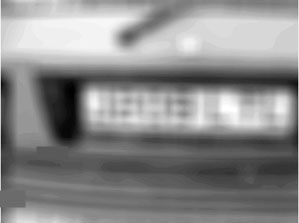
#> input picture EE-556/HW3/code/part1/prb_1.4/blurredplate.jpg, 299 x 223 px
$ python Test_deblur.py   (older library calls are emulated)
#> lines starting #> are read from the running program, lines starting #| are printed output that depends on the picture
import numpy as np
from scipy.fftpack import fft2, fftshift, ifft2
import matplotlib.pyplot as plt
import scipy.sparse as sps
# from scipy.misc import imread
#N.B. This can be deprecated depending on the python version. Use cv2 in this case
import cv2 # if imread does not work for you.

# N.B. You can install cv2 by calling 'conda install opencv' or 'pip install opencv' in the terminal
# If you have incompatibilities with hdf5, you can uninstall it by command line 'conda remove hdf5' or
# 'pip remove hdf5' and then install opencv


from scipy.sparse.linalg import LinearOperator, svds
from pywt import wavedec2, waverec2, coeffs_to_array, array_to_coeffs
from collections import namedtuple
from math import sqrt

import time
import pylab as pl
from IPython import display


# Mappings between n dimensional complex space and 2n dimensional real space
real2comp = lambda x: x[0:x.shape[0]//2] + 1j*x[x.shape[0]//2:]
comp2real = lambda x: np.append(x.real, x.imag)

# Load Data
# x = imread('blurredplate.jpg',flatten=True,mode='F')
x = cv2.imread('blurredplate.jpg' , cv2.IMREAD_GRAYSCALE) # If imread does not work for you
#> x is the input picture: shape (223, 299); min 0, max 255, mean 137.9

x = x[60:188,40:296]
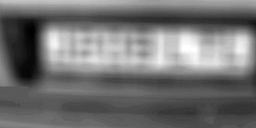
#> x: shape (128, 256); min 0, max 255, mean 114.4
x = x/np.linalg.norm(x,ord=np.inf)
#x = x/np.linalg.norm(x)
imsize1 = x.shape[0]
#> imsize1 = 128
imsize2 = x.shape[1]
#> imsize2 = 256
imsize = imsize1*imsize2
#> imsize = 32768

# Shows the blurred image!
plt.imshow(x, cmap='gray')
#> (this line was passed over: IPython is not available in this run)
plt.show()

# Reshaping operators matrix to vector and vector to matrix
mat = lambda x: np.reshape(x,[imsize1,imsize2])
vec = lambda x: x.flatten()

# Set the measurement vector b
b = comp2real(vec(fft2(fftshift(x))))

# Roughly estimate the support of the blur kernel
K1 = 17
K2 = 17
Indw = np.zeros([imsize1,imsize2])
ind1 = np.int(imsize1/2-(K1+1)/2+1)
#> ind1 = 56
ind2 = np.int(imsize1/2+(K1+1)/2)
#> ind2 = 73
ind3 = np.int(imsize2/2-(K2+1)/2+1)
#> ind3 = 120
ind4 = np.int(imsize2/2+(K2+1)/2)
#> ind4 = 137
Indw[ind1:ind2,ind3:ind4] = 1
#above, for implementational simplicity we assume K1 and K2 odd, even
#if they are even 1 pixel probably won't cause much trouble
plt.imshow(-Indw, cmap='gray') # Shows the estimated support of blur kernel!
#> (this line was passed over: IPython is not available in this run)
plt.show()
Indw = vec(Indw);
kernelsize = np.count_nonzero(Indw)
Indi = np.nonzero(Indw > 0)[0]
Indv = Indw[Indi]

# Define operators Bop and Cop
Bmat = sps.csr_matrix((Indv,(Indi,range(0,kernelsize))),shape=(imsize,kernelsize))
Bop = lambda x: mat(Bmat.dot(x))
BTop = lambda x: Bmat.T.dot(vec(x))

# Compute and display wavelet coefficients of the original and blurred image
l = coeffs_to_array(wavedec2(x, 'db1', level=4))[1]
#> l = 5 items
Cop = lambda x: waverec2(array_to_coeffs(mat(x),l,output_format='wavedec2'),'db1')
CTop = lambda x: coeffs_to_array(wavedec2(x, 'db1', level=4))[0]

# Define operators
Aoper = lambda m,n,h: comp2real(1.0/sqrt(imsize)*n*vec(fft2(Cop(m))*fft2(Bop(h))))
AToper = {"matvec": lambda y,w: CTop(np.real(fft2(mat(np.conj(real2comp(y))*vec(fft2(Bop(w)))))))/sqrt(y.shape[0]/2.0),
         "rmatvec": lambda y,w: BTop(np.real(ifft2(mat(real2comp(y)*vec(ifft2(Cop(w)))))))*(y.shape[0]/2.0)**1.5}

def plot_func(mEst, C, x):

    xEst = -C(mEst);
    xEst = xEst - min(xEst.flatten())
    xEst = xEst/max(xEst.flatten())
    plt.imshow(xEst, cmap='gray')
    plt.show()


def frank_wolfe(Aoper, AToper, b, n1, n2, kappa, maxit, plotFunc):
# PURPOSE: We will solve the following problem formulation with
# Frank-Wolfe's method.
#                   min_x  0.5*norm(A(x) - b)^2
#                   s.t.:  norm_nuc(x) <= kappa,
#
# Laboratory for Information and Inference Systems (LIONS)
# Ecole Polytechnique Federale de Lausanne (EPFL) - SWITZERLAND
# Last modification: November 26, 2019

    # Print the caption

    #Initialize
#> called with b = array of shape (65536,), n1 = 289, n2 = 32768, kappa = 50, maxit = 200
    AX_t = 0.0   # zeros
    X = 0.0      # zeros

    # keep track of objective value
    fx = np.array([])

    # The main loop
    for iteration in range(0, maxit+1):

        # Print the objective values ...
        fx = np.append(fx, 0.5*np.linalg.norm(AX_t - b,2)**2)
        print('{:03d} | {:.4e}'.format(iteration, fx[-1]))

        # Form the residual and fix the operator to be used in svds.
        res_cur = AX_t - b
        ATop1 = lambda w: AToper["matvec"](res_cur, w)
        ATop2 = lambda w: AToper["rmatvec"](res_cur, w)
        svdsArg = LinearOperator((n2,n1), matvec=ATop1, rmatvec=ATop2)
        topLe_vec, singVal, topRe_vec = svds(svdsArg, k=1, tol=1e-4, which='LM')

        # Apply A to the rank 1 update
        AXsharp_t = Aoper(topLe_vec, -kappa, topRe_vec.T)

        # Step size
        weight = 2 / (iteration + 2)

        # Update A*X
        AX_t = (1.0-weight)*AX_t + weight*(AXsharp_t)

        # Update X
        X = (1.0 - weight) * X - weight * kappa * np.outer(topLe_vec, topRe_vec)

        # Show the reconstruction (at every 10 iteration)
        if iteration % 10 == 0:
            U,S,V = np.linalg.svd(X,full_matrices=0,compute_uv=1)
            plotFunc(U[:,0])
#> this loop made 41 passes
#> fx on passes 1 to 7: [4148.9], [4148.9, 281673.7], [4148.9, 281673.7, 69695.9], [4148.9, 281673.7, 69695.9, 18710.1], [4148.9, 281673.7, 69695.9, 18710.1, 33430], [4148.9, 281673.7, 69695.9, 18710.1, 33430, 3410.1], [4148.9, 281673.7, 69695.9, 18710.1, 33430, 3410.1, 21685.3]
#| 000 | 4.1489e+03
#| 001 | 2.8167e+05
#| 002 | 6.9696e+04
#| 003 | 1.8710e+04
#| 004 | 3.3430e+04
#| 005 | 3.4101e+03
#| 006 | 2.1685e+04
#| 007 | 6.6575e+02
#> (further printed lines are left out)
#> after the loop, fx = 41 values, max 281673.7 at index 1, min 24.34 at index 24, mean 11954.5

    return X


# Run Frank-Wolfe's method
MaxIters = 200
kappa = 50
plotF = lambda m: plot_func(m, Cop, x)
#> (the run stopped early here; a loop or call above may not have finished)
